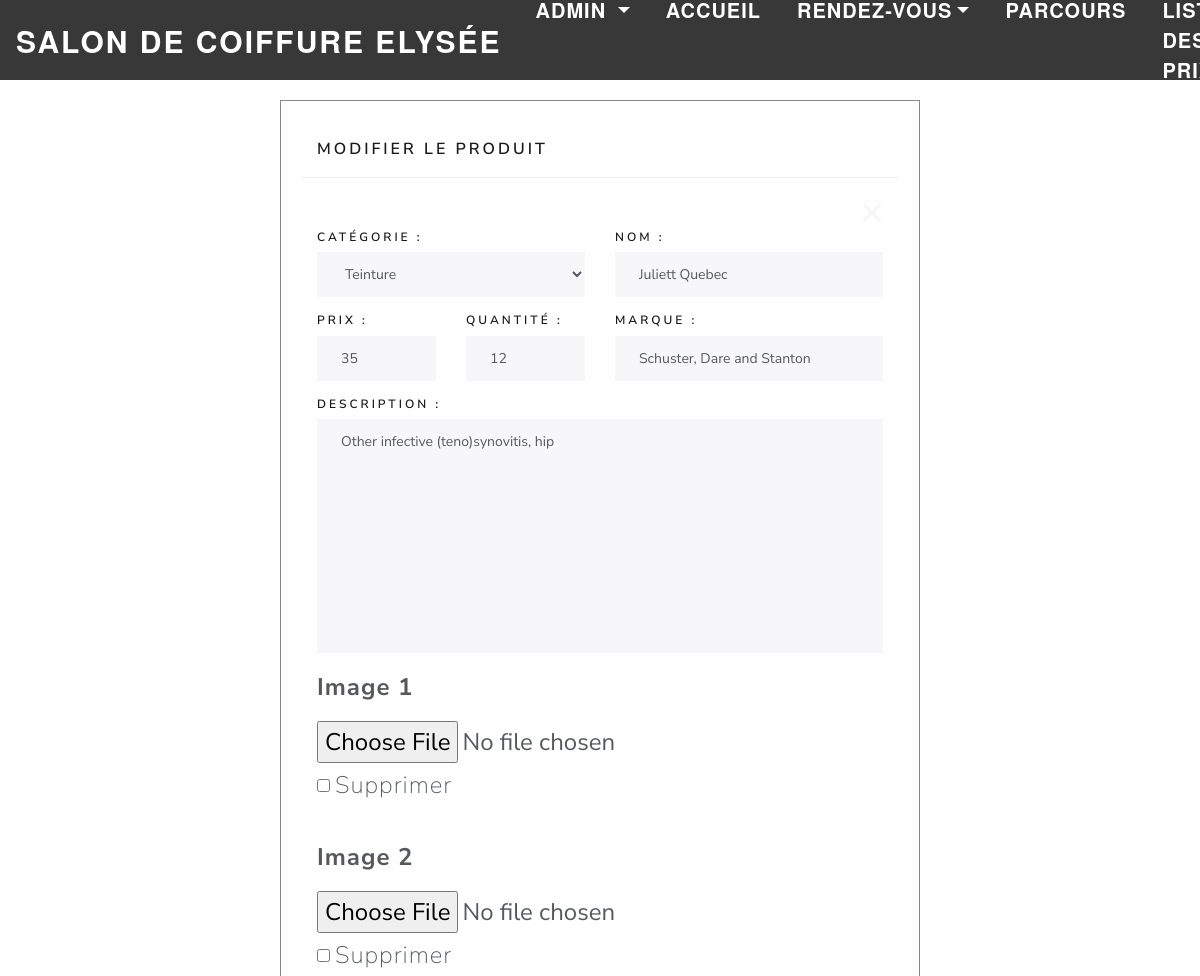
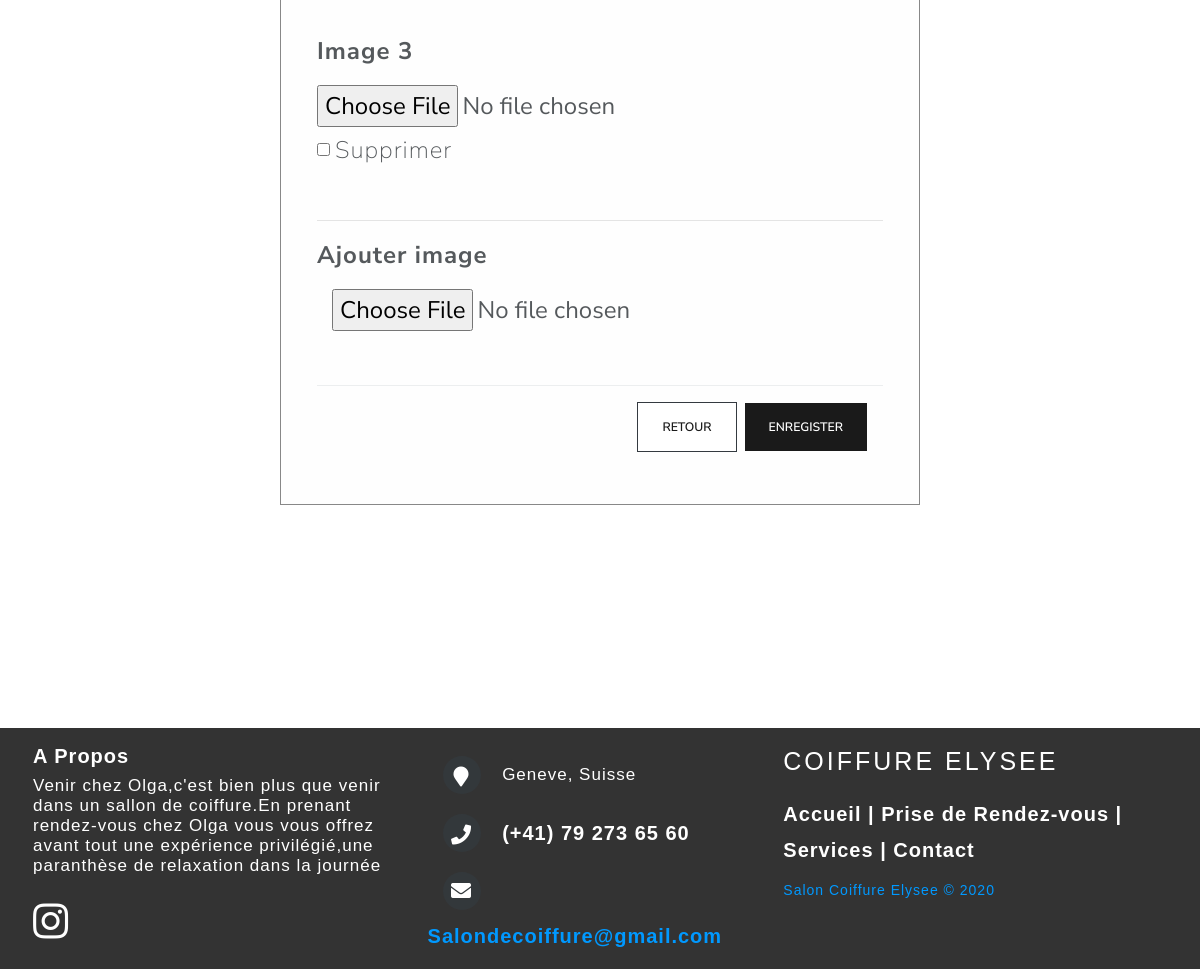
The page /modifierBoutique?id=3 (signed in) on the database its author committed (2 pictures, top to bottom).
### tables this page shows
CREATE TABLE IF NOT EXISTS `ely_article` (
  `ART_ID` int(3) NOT NULL AUTO_INCREMENT,
  `ART_NOM` varchar(30) NOT NULL,
  `ART_PRIX` int(5) NOT NULL,
  `ART_MARQUE` varchar(50) NOT NULL,
  `ART_QTE_STOCK` int(5) NOT NULL,
  `ART_DESCRIPTION` varchar(500) NOT NULL,
  `ART_CATEGORIE` varchar(50) NOT NULL,
  `ART_STATUT` varchar(25) NOT NULL DEFAULT 'ACTIF',
  PRIMARY KEY (`ART_ID`)
);

CREATE TABLE IF NOT EXISTS `elv_image` (
  `IMG_ID` int(6) NOT NULL AUTO_INCREMENT,
  `ART_ID` int(3) NOT NULL,
  `IMG_CHEMIN` varchar(1500) NOT NULL,
  `IMG_STATUT` varchar(25) NOT NULL DEFAULT 'ACTIF',
  PRIMARY KEY (`IMG_ID`)
);

### includes/dbfunctions.php (called while the page is built, shortened)
<?php
if ($_SERVER['SERVER_NAME'] == "esig-sandbox.ch"){
    function myConnection() {
        static $dbc = null;
        if ($dbc == null) {
            try {
                $dbc = new PDO('mysql:dbname=hhva_team2020_5;host=hhva.myd.infomaniak.com', 'hhva_team2020_5', 'LBtKn32jx8');
            } catch (PDOException $e) {
                header("Location:error?message=".$e->getMessage());
            }
    }
        return $dbc;
    }
}else{
    function myConnection() {
        static $dbc = null;
        if ($dbc == null) {
            try {
                $dbc = new PDO('mysql:dbname=hhva_team2020_5;host=localhost', 'root', '');
            } catch (PDOException $e) {
                header("Location:error?message=".$e->getMessage());
            }
        }
        return $dbc;
    }
}
function getAllImgArticle($id)
{
    try {
        $request = myConnection()->prepare("SELECT * FROM `elv_image` WHERE `ART_ID` = :id");
        $request->bindParam(':id', $id, PDO::PARAM_INT);
        $request->execute();
    } catch (PDOException $e) {
        header("Location:error?message=".$e->getMessage());
    }
    return $request->fetchAll(PDO::FETCH_ASSOC);
}
function getOneArticleID($id)
{
    try {
        $request = myConnection()->prepare("SELECT * FROM ely_article WHERE art_id = :id ");
        $request->bindParam(':id', $id, PDO::PARAM_STR);
        $request->execute();
    } catch (PDOException $e) {
        header("Location:error?message=".$e->getMessage());
    }
    return $request->fetch(PDO::FETCH_ASSOC);
}

### modifierBoutique.php (the view, shortened to what this page needs)
<?php
include('includes/header.php');
if (isset($_SESSION["COI_POSTE"])){
  if ($_SESSION["COI_POSTE"] == "Patronne" OR $_SESSION["COI_POSTE"] == "Coiffeur superieur"){
    $modificationPossible = true;
  }
  else{
    $modificationPossible = false;
  }
}else{
  $modificationPossible = false;
}
              ?><script>window.alert("L'extension utilisé n'est pas autorisée, les types d'extensions autorisées sont: 'jpg', 'jpeg', 'gif', 'png'");</script><?php
if(isset($_GET['id'])){
$article = getOneArticleID($_GET['id']);}
if ($modificationPossible){?>
    <div class="container">
    <div class="modal-dialog modal-lg" role="document">
    <div class="modal-content">
        <div class="modal-header">
            <h5 class="modal-title" id="AjouterService">Modifier le produit</h5>
            <button type="button" class="close" data-dismiss="modal" aria-label="Close">
              <span aria-hidden="true">&times;</span>
            </button>
          </div>
          <div class="modal-body">
          <form id="formModif" action="modifierBoutique?id=<?= $article['ART_ID'] ?>" method="post" enctype="multipart/form-data">
            <br>
              <div class="row">
                <div class="col-lg-6 col-md-12">
                  <h6>Catégorie : </h6>
                  <div class="form-group">
                  <select id="inputCategorie" name="inputCategorie" class="form-control">
                  <option value="<?=$article['ART_CATEGORIE'];?>"><?= $article['ART_CATEGORIE']; ?></option>
                    </select>
                  </div>
                </div>
                <div class="col-lg-6 col-md-12">
                  <h6>Nom : </h6>
                  <div class="form-group">
                    <input type="text" class="form-control" id="inputNom" name="inputNom" value="<?= $article['ART_NOM'] ?>" placeholder="<?= $article['ART_NOM'] ?>">
                  </div>
                </div>
              </div>
              <div class="row">
                <div class="col-lg-3 col-md-12">
                  <h6>Prix : </h6>
                  <div class="form-group">
                    <input type="number" class="form-control" id="inputPrix" name="inputPrix" value="<?= $article['ART_PRIX'] ?>" placeholder="<?= $article['ART_PRIX'] ?>">
                  </div>
                </div>
                <div class="col-lg-3 col-md-12">
                  <h6>Quantité : </h6>
                  <div class="form-group">
                    <input type="number" class="form-control" id="inputQte" name="inputQte" value="<?= $article['ART_QTE_STOCK'] ?>" placeholder="<?= $article['ART_QTE_STOCK'] ?>">
                  </div>
                </div>
                <div class="col-lg-6 col-md-12">
                  <h6>Marque : </h6>
                  <div class="form-group">
                    <input type="text" class="form-control" id="inputMarque" name="inputMarque" value="<?= $article['ART_MARQUE'] ?>" placeholder="<?= $article['ART_MARQUE'] ?>">
                  </div>
                </div>
              </div>
              <div class="row">
                <div class="col-12">
                  <h6>Description : </h6>
                  <div class="form-group">
                    <textarea class="form-control"rows="10" name="inputDescription" id="inputDescription" style="resize: none;"  placeholder="<?= $article['ART_DESCRIPTION'] ?>"><?= $article['ART_DESCRIPTION'] ?></textarea>
                  </div>
                </div>
              </div>
              <?php
              $compteur = 1;
              foreach(getAllImgArticle($article['ART_ID']) as $photo): ?>
                <div class="row" style="margin-bottom: 1%;">
                  <div class="col-12">
                    <div class="custom-file">
                      <p class="font-weight-bold"><?="Image " . $compteur?></p>
                      <input type="file" id="customFile" name="monfichier-<?=$photo["IMG_ID"]?>" />
                    </div>
                  </div>
                </div>
                <div class="form-check form-check-inline">
                  <input class="form-check-input" type="checkbox" name="checkbox-<?=$photo['IMG_ID']?>" value="<?=$photo['IMG_ID']?>">
                  <label class="form-check-label" for="inlineCheckbox1">Supprimer</label>
                </div>
                <br><br>
              <?php
              $compteur++;
              endforeach ?>
              <div>
              <hr>
              <p class="font-weight-bold">Ajouter image</p>
              <div class="col-12" style="margin-top: 2%;">
                <div class="custom-file">
                  <input type="file" id="customFile" name="monfichierAjouter-1" onclick="createNewInputFile();" />
                </div>
              </div>
          <br>
          <div class="modal-footer">
            <a href="boutique"><button type="button" class="btn btn-secondary border border-dark" data-dismiss="modal">Retour</button></a>
            <button type="submit" name="change" class="btn btn-primary">Enregister</button>
          </div>
          </form>
        </div>
      </div>
      </div>
      </div>
<br><br><br><br><br>
<?php
}else{ echo '<script type="text/javascript">window.location.href ="boutique"</script>'; }
include('includes/footer.php'); ?>

### css/style.css (style rules this page uses)
@media only screen and (min-width: 768px) { .col-12 { width: 100%; } }
html { font-size:100%; }
@media (min-width: 640px) { body { font-size:1rem; } }
@media (min-width:960px) { body { font-size:1.2rem; } }
@media (min-width:1100px) { body { font-size:1.5rem; } }
html { max-width: 100%; }
.modal-content { background-color: #fefefe; margin: 15% auto; padding: 20px; border: 1px solid #888; width: 80%; }
.close { color: #aaa; float: right; font-size: 28px; font-weight: bold; }
.modal-content { margin: auto; display: block; width: 80%; max-width: 700px; }
.modal-content, #caption { animation-name: zoom; animation-duration: 0.6s; }
.close { position: absolute; top: 90px; right: 35px; color: #f1f1f1; font-size: 40px; font-weight: bold; transition: 0.3s; }

### rows shown on the page
ely_article: inputCategorie "Teinture", inputNom "Juliett Quebec", inputPrix "35", inputQte "12", inputMarque "Schuster, Dare and Stanton", inputDescription "Other infective (teno)synovitis, hip"
